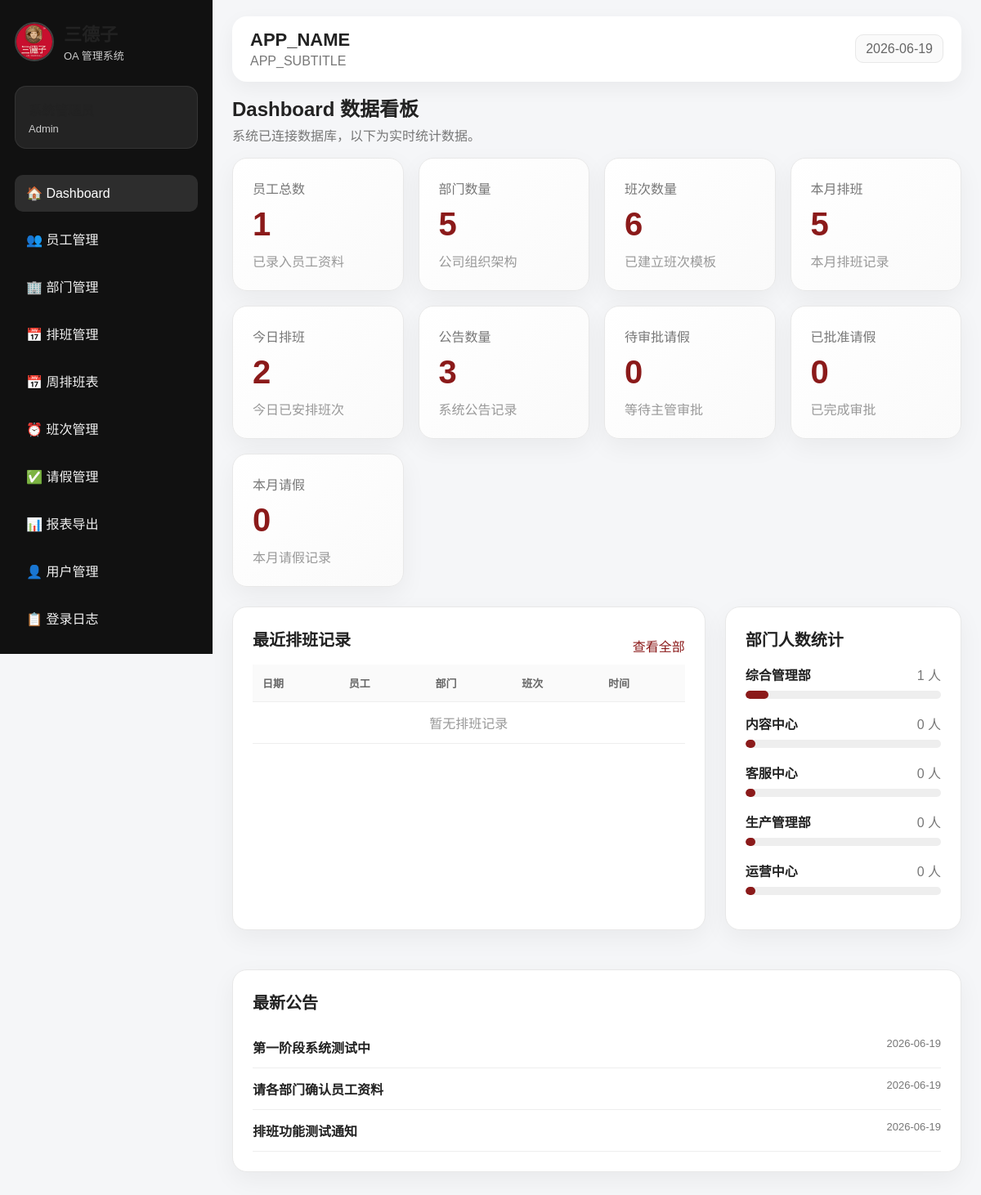
/dashboard.php (signed in), run on the app's committed database.
### tables this page shows
CREATE TABLE announcements (
    id         INT AUTO_INCREMENT PRIMARY KEY,
    title      VARCHAR(200) NOT NULL,
    content    TEXT NOT NULL,
    created_by INT NULL,
    created_at TIMESTAMP DEFAULT CURRENT_TIMESTAMP,
    FOREIGN KEY (created_by) REFERENCES users(id) ON DELETE SET NULL
);

### auth.php (called while the page is built, shortened)
<?php
function current_user() {
    return $_SESSION['user'] ?? null;
}
function has_role($roles) {
    $user = current_user();
    return in_array($user['role'], $roles);
}
function safe($value) {
    return htmlspecialchars((string)$value, ENT_QUOTES, 'UTF-8');
}
?>

### dashboard.php (the view, shortened to what this page needs)
<?php
require_once __DIR__ . '/header.php';
$totalEmployees = $pdo->query("SELECT COUNT(*) AS total FROM employees")->fetch()['total'];
$totalDepartments = $pdo->query("SELECT COUNT(*) AS total FROM departments")->fetch()['total'];
$totalShifts = $pdo->query("SELECT COUNT(*) AS total FROM shifts")->fetch()['total'];
$totalAnnouncements = $pdo->query("SELECT COUNT(*) AS total FROM announcements")->fetch()['total'];
$todaySchedules = $pdo->query("
    SELECT COUNT(*) AS total
    FROM schedules
    WHERE work_date = CURDATE()
")->fetch()['total'];
$monthSchedules = $pdo->query("
    SELECT COUNT(*) AS total
    FROM schedules
    WHERE MONTH(work_date) = MONTH(CURDATE())
    AND YEAR(work_date) = YEAR(CURDATE())
")->fetch()['total'];
$recentSchedules = $pdo->query("
    SELECT
        s.work_date,
        e.name AS employee_name,
        d.name AS department_name,
        sh.name AS shift_name,
        sh.start_time,
        sh.end_time
    FROM schedules s
    JOIN employees e ON s.employee_id = e.id
    LEFT JOIN departments d ON e.department_id = d.id
    JOIN shifts sh ON s.shift_id = sh.id
    ORDER BY s.created_at DESC
    LIMIT 8
")->fetchAll();
$departmentStats = $pdo->query("
    SELECT
        d.name AS department_name,
        COUNT(e.id) AS total
    FROM departments d
    LEFT JOIN employees e ON e.department_id = d.id
    GROUP BY d.id, d.name
    ORDER BY total DESC
")->fetchAll();
$pendingLeaves = $pdo->query("
    SELECT COUNT(*) AS total
    FROM leaves
    WHERE status = 'Pending'
")->fetch()['total'];
$approvedLeaves = $pdo->query("
    SELECT COUNT(*) AS total
    FROM leaves
    WHERE status = 'Approved'
")->fetch()['total'];
$monthLeaves = $pdo->query("
    SELECT COUNT(*) AS total
    FROM leaves
    WHERE MONTH(start_date) = MONTH(CURDATE())
    AND YEAR(start_date) = YEAR(CURDATE())
")->fetch()['total'];
$announcements = $pdo->query("
    SELECT title, created_at
    FROM announcements
    ORDER BY created_at DESC
    LIMIT 5
")->fetchAll();
?>
<div class="page-title">
    <h2>Dashboard 数据看板</h2>
    <p>系统已连接数据库，以下为实时统计数据。</p>
</div>
<div class="stats-grid">
    <div class="stat-card">
        <span>员工总数</span>
        <h3><?= safe($totalEmployees) ?></h3>
        <p>已录入员工资料</p>
    </div>
    <div class="stat-card">
        <span>部门数量</span>
        <h3><?= safe($totalDepartments) ?></h3>
        <p>公司组织架构</p>
    </div>
    <div class="stat-card">
        <span>班次数量</span>
        <h3><?= safe($totalShifts) ?></h3>
        <p>已建立班次模板</p>
    </div>
    <div class="stat-card">
        <span>本月排班</span>
        <h3><?= safe($monthSchedules) ?></h3>
        <p>本月排班记录</p>
    </div>
    <div class="stat-card">
        <span>今日排班</span>
        <h3><?= safe($todaySchedules) ?></h3>
        <p>今日已安排班次</p>
    </div>
    <div class="stat-card">
        <span>公告数量</span>
        <h3><?= safe($totalAnnouncements) ?></h3>
        <p>系统公告记录</p>
    </div>
    <div class="stat-card">
    <span>待审批请假</span>
    <h3><?= safe($pendingLeaves) ?></h3>
    <p>等待主管审批</p>
</div>
<div class="stat-card">
    <span>已批准请假</span>
    <h3><?= safe($approvedLeaves) ?></h3>
    <p>已完成审批</p>
</div>
<div class="stat-card">
    <span>本月请假</span>
    <h3><?= safe($monthLeaves) ?></h3>
    <p>本月请假记录</p>
</div>
</div>
<div class="dashboard-grid">
    <section class="panel">
        <div class="panel-head">
            <h2>最近排班记录</h2>
            <?php if (has_role(['Admin', 'Manager'])): ?>
                <a href="schedule.php">查看全部</a>
            <?php endif; ?>
        </div>
        <table>
            <tr>
                <th>日期</th>
                <th>员工</th>
                <th>部门</th>
                <th>班次</th>
                <th>时间</th>
            </tr>
            <?php if (empty($recentSchedules)): ?>
                <tr>
                    <td colspan="5" style="text-align:center;color:#999;">暂无排班记录</td>
                </tr>
            <?php endif; ?>
        </table>
    </section>
    <section class="panel">
        <h2>部门人数统计</h2>
        <?php if (empty($departmentStats)): ?>
            <p style="color:#999;">暂无部门资料</p>
        <?php else: ?>
            <?php foreach ($departmentStats as $dept): ?>
                <?php $width = min(100, max(5, (int)$dept['total'] * 12)); ?>
                <div class="dept-row">
                    <div class="dept-info">
                        <strong><?= safe($dept['department_name']) ?></strong>
                        <span><?= safe($dept['total']) ?> 人</span>
                    </div>
                    <div class="bar">
                        <div style="width: <?= $width ?>%;"></div>
                    </div>
                </div>
            <?php endforeach; ?>
        <?php endif; ?>
    </section>
</div>
<section class="panel">
    <h2>最新公告</h2>
    <?php if (empty($announcements)): ?>
        <p style="color:#999;">暂无公告</p>
    <?php else: ?>
        <ul class="notice-list">
            <?php foreach ($announcements as $a): ?>
                <li>
                    <strong><?= safe($a['title']) ?></strong>
                    <span><?= safe(date('Y-m-d', strtotime($a['created_at']))) ?></span>
                </li>
            <?php endforeach; ?>
        </ul>
    <?php endif; ?>
</section>
<?php require_once __DIR__ . '/footer.php'; ?>

### assets/style.css (style rules this page uses)
* { box-sizing: border-box; }
:root { --primary: #8b1a1a; --primary-dark: #641010; --bg: #f5f6f8; --card: #ffffff; --text: #222; --muted: #777; --border: #e8e8e8; --green: #2e7d32; }
body { margin: 0; font-family: Arial, "Microsoft YaHei", sans-serif; background: var(--bg); color: var(--text); }
a { color: var(--primary); text-decoration: none; }
.page-title { margin-bottom: 14px; }
.page-title h2 { margin: 0; font-size: 24px; }
.page-title p { color: var(--muted); margin-top: 4px; }
.stats-grid { display: grid; grid-template-columns: repeat(4, 1fr); gap: 18px; margin-bottom: 24px; }
.stat-card { background: linear-gradient(135deg, #fff, #fafafa); border: 1px solid var(--border); border-radius: 18px; padding: 24px; box-shadow: 0 10px 30px rgba(0,0,0,0.05); }
.stat-card span { color: var(--muted); }
.stat-card h3 { font-size: 40px; margin: 10px 0; color: var(--primary); }
.stat-card p { color: #999; margin: 0; }
.dashboard-grid { display: grid; grid-template-columns: 2fr 1fr; gap: 24px; margin-bottom: 24px; }
.panel { background: white; border-radius: 18px; padding: 24px; box-shadow: 0 10px 30px rgba(0,0,0,0.05); border: 1px solid var(--border); margin-bottom: 24px; }
.panel h2 { margin-top: 0; font-size: 20px; }
.panel-head { display: flex; align-items: center; justify-content: space-between; }
table { width: 100%; border-collapse: collapse; overflow: hidden; }
th { text-align: left; background: #fafafa; color: #666; font-size: 13px; }
th, td { padding: 13px 12px; border-bottom: 1px solid #eee; }
.dept-row { margin-bottom: 18px; }
.dept-info { display: flex; justify-content: space-between; margin-bottom: 8px; }
.dept-info span { color: var(--muted); }
.bar { height: 10px; border-radius: 99px; overflow: hidden; background: #eee; }
.bar div { height: 100%; background: var(--primary); border-radius: 99px; }
.notice-list { padding: 0; margin: 0; list-style: none; }
.notice-list li { display: flex; justify-content: space-between; padding: 13px 0; border-bottom: 1px solid #eee; }
.notice-list span { color: var(--muted); font-size: 13px; }

### data on the page
announcements: title "第一阶段系统测试中", created_at "2026-06-19"
announcements: title "请各部门确认员工资料", created_at "2026-06-19"
announcements: title "排班功能测试通知", created_at "2026-06-19"

### other printed values
safe($user['role']) "Admin"
safe(APP_NAME) "APP_NAME"
safe(APP_SUBTITLE) "APP_SUBTITLE"
safe($totalEmployees) "1"
safe($totalDepartments) "5"
safe($totalShifts) "6"
safe($monthSchedules) "5"
safe($todaySchedules) "2"
safe($totalAnnouncements) "3"
safe($pendingLeaves) "0"
safe($approvedLeaves) "0"
safe($monthLeaves) "0"
safe($dept['department_name']) "综合管理部"
safe($dept['total']) "1"
safe($dept['department_name']) "内容中心"
